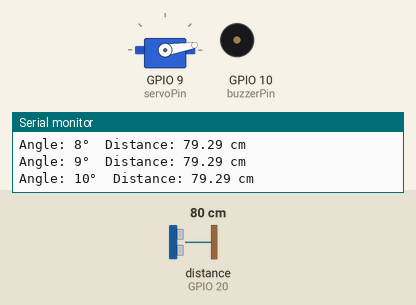
Bench run of a sketch on a simulated ESP32-S3. Parts: servo, buzzer (waves = sounding, pin HIGH), the last lines printed to the serial monitor. Wiring (inferred from the names in the program): ultrasonic range finder: trigger GPIO 21; echo GPIO 20. The inputs (shaded band) are chosen by the test bench; at power-on: distance to the obstacle (sensor on GPIO 20) 80 cm. The echo pulse lasts 58.3 µs per cm; WiFi joins after 1.5 s; servers stay silent unless stated; web services answer with replies made up by the test bench; pins used as bus, display or sensor lines are not drawn.

Above: at 2.07 s.
2.8 s: distance to the obstacle (sensor on GPIO 20) set to 23 cm
5.8 s: distance to the obstacle (sensor on GPIO 20) set to 18 cm
At 6.2 s:
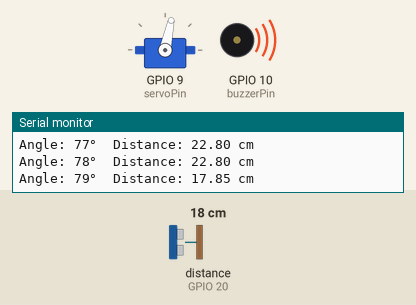
8.8 s: distance to the obstacle (sensor on GPIO 20) set to 35 cm
At 10.88 s:
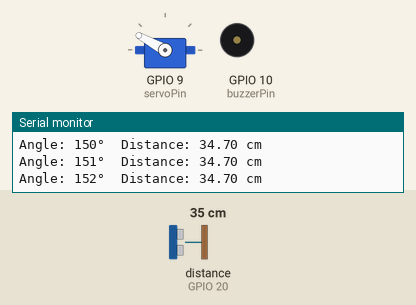
11.8 s: distance to the obstacle (sensor on GPIO 20) set to 2 cm
At 12.1 s:
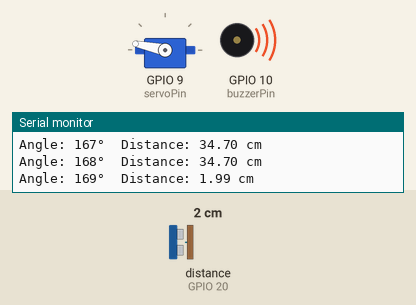
Timing chart, 0 to 24.8 s (numbered marks = the images above; inputs shaded):
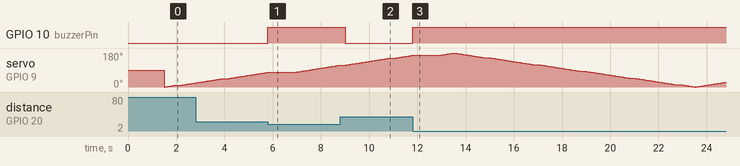

The sketch:

Radar.ino
```cpp
#include <WiFi.h>
#include <HTTPClient.h>
#include <ESP32Servo.h>
#include <ESP_Mail_Client.h>   // For Email Alerts

// ---------------- WiFi Settings ----------------
const char* ssid = "Imtiaz 2.4";
const char* password = "imtiaz786";

// ---------------- ThingSpeak Settings ----------------
String apiKey = "6NGGFUF5DZ8V2GHB";
String server = "http://api.thingspeak.com/update";

// ---------------- Email Settings ----------------
#define SMTP_HOST "smtp.gmail.com"
#define SMTP_PORT 465

#define AUTHOR_EMAIL "your_email@gmail.com"      // Sender email
#define AUTHOR_PASSWORD "YOUR_APP_PASSWORD"      // App password
#define RECIPIENT_EMAIL "receiver_email@gmail.com"

SMTPSession smtp;

// ---------------- Pins ----------------
#define trigPin 21
#define echoPin 20
#define servoPin 9
#define buzzerPin 10

Servo radarServo;

// ---------------- Variables ----------------
long duration;
float distance;
int angle = 0;
int step = 1;                 // Smooth servo motion
bool sweepForward = true;

unsigned long lastServoMove = 0;
unsigned long servoInterval = 50;   // Servo update interval (ms)

unsigned long lastThingSpeak = 0;
unsigned long tsInterval = 2000;     // ThingSpeak update interval (ms)

float alertDistance = 20.0;          // Alert threshold (cm)
bool emailSent = false;              // Avoid repeated emails

// ---------------- Email Function ----------------
void sendEmailAlert(float dist) {
  SMTP_Message message;
  message.sender.name = "ESP32 Radar System";
  message.sender.email = AUTHOR_EMAIL;
  message.subject = "⚠ Object Detected Alert";
  message.addRecipient("User", RECIPIENT_EMAIL);

  String textMsg = "Alert! Object detected at distance: " + String(dist) + " cm.";
  message.text.content = textMsg.c_str();

  ESP_Mail_Session session;
  session.server.host_name = SMTP_HOST;
  session.server.port = SMTP_PORT;
  session.login.email = AUTHOR_EMAIL;
  session.login.password = AUTHOR_PASSWORD;
  session.login.user_domain = "";

  smtp.connect(&session);
  if (MailClient.sendMail(&smtp, &message)) {
    Serial.println("Email alert sent successfully");
  } else {
    Serial.println("Failed to send email");
  }
}

void setup() {
  Serial.begin(115200);

  radarServo.attach(servoPin);
  pinMode(trigPin, OUTPUT);
  pinMode(echoPin, INPUT);
  pinMode(buzzerPin, OUTPUT);

  // -------- WiFi Connection --------
  WiFi.begin(ssid, password);
  Serial.print("Connecting to WiFi");
  while (WiFi.status() != WL_CONNECTED) {
    delay(500);
    Serial.print(".");
  }
  Serial.println("\nConnected to WiFi");
}

void loop() {
  unsigned long currentMillis = millis();

  // -------- Servo Sweep --------
  if (currentMillis - lastServoMove >= servoInterval) {
    lastServoMove = currentMillis;
    radarServo.write(angle);

    if (sweepForward) {
      angle += step;
      if (angle >= 180) sweepForward = false;
    } else {
      angle -= step;
      if (angle <= 0) sweepForward = true;
    }

    // -------- Ultrasonic Distance Measurement --------
    digitalWrite(trigPin, LOW);
    delayMicroseconds(2);
    digitalWrite(trigPin, HIGH);
    delayMicroseconds(10);
    digitalWrite(trigPin, LOW);

    duration = pulseIn(echoPin, HIGH, 30000);
    distance = duration * 0.034 / 2;

    Serial.print("Angle: ");
    Serial.print(angle);
    Serial.print("°  Distance: ");
    Serial.print(distance);
    Serial.println(" cm");

    // -------- Buzzer + Email Alert --------
    if (distance > 0 && distance <= alertDistance) {
      digitalWrite(buzzerPin, HIGH);

      if (!emailSent) {
        sendEmailAlert(distance);
        emailSent = true;
      }
    } else {
      digitalWrite(buzzerPin, LOW);
      emailSent = false;
    }
  }

  // -------- Send Data to ThingSpeak --------
  if (currentMillis - lastThingSpeak >= tsInterval) {
    lastThingSpeak = currentMillis;
    if (WiFi.status() == WL_CONNECTED) {
      HTTPClient http;
      String url = server + "?api_key=" + apiKey + "&field1=" + String(distance) + "&field2=" + String(angle);
      http.begin(url);
      int httpResponseCode = http.GET();

      if (httpResponseCode > 0) {
        Serial.println("Data sent to ThingSpeak");
      } else {
        Serial.println("Error sending data");
      }
      http.end();
    }
  }
}
```

Measured:
- the behaviour switches between 21 and 20 cm on distance to the obstacle (sensor on GPIO 20) (found by bisection; images 0 and 1)
- after the input at 5.8 s, GPIO 10 (buzzerPin): LOW → HIGH at once
- after the input at 8.8 s, GPIO 10 (buzzerPin): HIGH → LOW after 0.21 s
- after the input at 11.8 s, GPIO 10 (buzzerPin): LOW → HIGH at once
